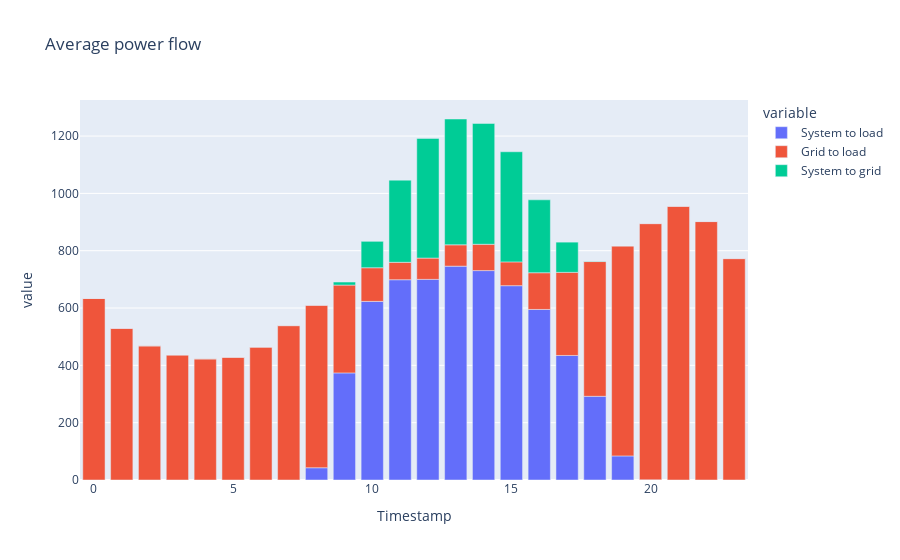

Notebook source saved alongside this figure:
### Code cell
mc = run_model_chain()
self_consumption_flow = self_consumption(mc.results.ac, load)
self_consumption_flow.groupby(self_consumption_flow.index.hour).mean()[["System to load", "Grid to load", "System to grid"]].plot.bar(title="Average power flow").show()

### Figure 1 — Plotly figure (JSON) as saved in the notebook; plotly's stock layout.template omitted (floating-point values rounded to 4 significant figures)
{"data": [{"alignmentgroup": "True", "hovertemplate": "variable=System to load<br>Timestamp=%{x}<br>value=%{y}<extra></extra>", "legendgroup": "System to load", "marker": {"color": "#636efa", "pattern": {"shape": ""}}, "name": "System to load", "offsetgroup": "System to load", "orientation": "v", "showlegend": true, "textposition": "auto", "type": "bar", "x": [0, 1, 2, 3, 4, 5, 6, 7, 8, 9, 10, 11, 12, 13, 14, 15, 16, 17, 18, 19, 20, 21, 22, 23], "xaxis": "x", "y": [0, 0, 0, 0, 0, 0, 0, 0, 42.76, 373.7, 623.2, 698.7, 700.0, 746.1, 730.7, 677.9, 595.0, 434.5, 292.0, 84.04, 0.4454, 0, 0, 0], "yaxis": "y"}, {"alignmentgroup": "True", "hovertemplate": "variable=Grid to load<br>Timestamp=%{x}<br>value=%{y}<extra></extra>", "legendgroup": "Grid to load", "marker": {"color": "#EF553B", "pattern": {"shape": ""}}, "name": "Grid to load", "offsetgroup": "Grid to load", "orientation": "v", "showlegend": true, "textposition": "auto", "type": "bar", "x": [0, 1, 2, 3, 4, 5, 6, 7, 8, 9, 10, 11, 12, 13, 14, 15, 16, 17, 18, 19, 20, 21, 22, 23], "xaxis": "x", "y": [633.3, 529.1, 468.0, 436.3, 422.7, 428.3, 463.6, 538.6, 567.1, 306.4, 117.4, 60.75, 74.29, 74.43, 91.73, 83.04, 128.1, 289.9, 470.2, 732.7, 894.2, 955.0, 901.7, 772.5], "yaxis": "y"}, {"alignmentgroup": "True", "hovertemplate": "variable=System to grid<br>Timestamp=%{x}<br>value=%{y}<extra></extra>", "legendgroup": "System to grid", "marker": {"color": "#00cc96", "pattern": {"shape": ""}}, "name": "System to grid", "offsetgroup": "System to grid", "orientation": "v", "showlegend": true, "textposition": "auto", "type": "bar", "x": [0, 1, 2, 3, 4, 5, 6, 7, 8, 9, 10, 11, 12, 13, 14, 15, 16, 17, 18, 19, 20, 21, 22, 23], "xaxis": "x", "y": [0, 0, 0, 0, 0, 0, 0, 0, 0, 10.66, 92.16, 286.7, 417.5, 439.0, 421.7, 384.2, 254.4, 105.4, 1.308, 0, 0, 0, 0, 0], "yaxis": "y"}], "layout": {"barmode": "relative", "legend": {"title": {"text": "variable"}, "tracegroupgap": 0}, "title": {"text": "Average power flow"}, "xaxis": {"anchor": "y", "domain": [0, 1], "title": {"text": "Timestamp"}}, "yaxis": {"anchor": "x", "domain": [0, 1], "title": {"text": "value"}}}}
